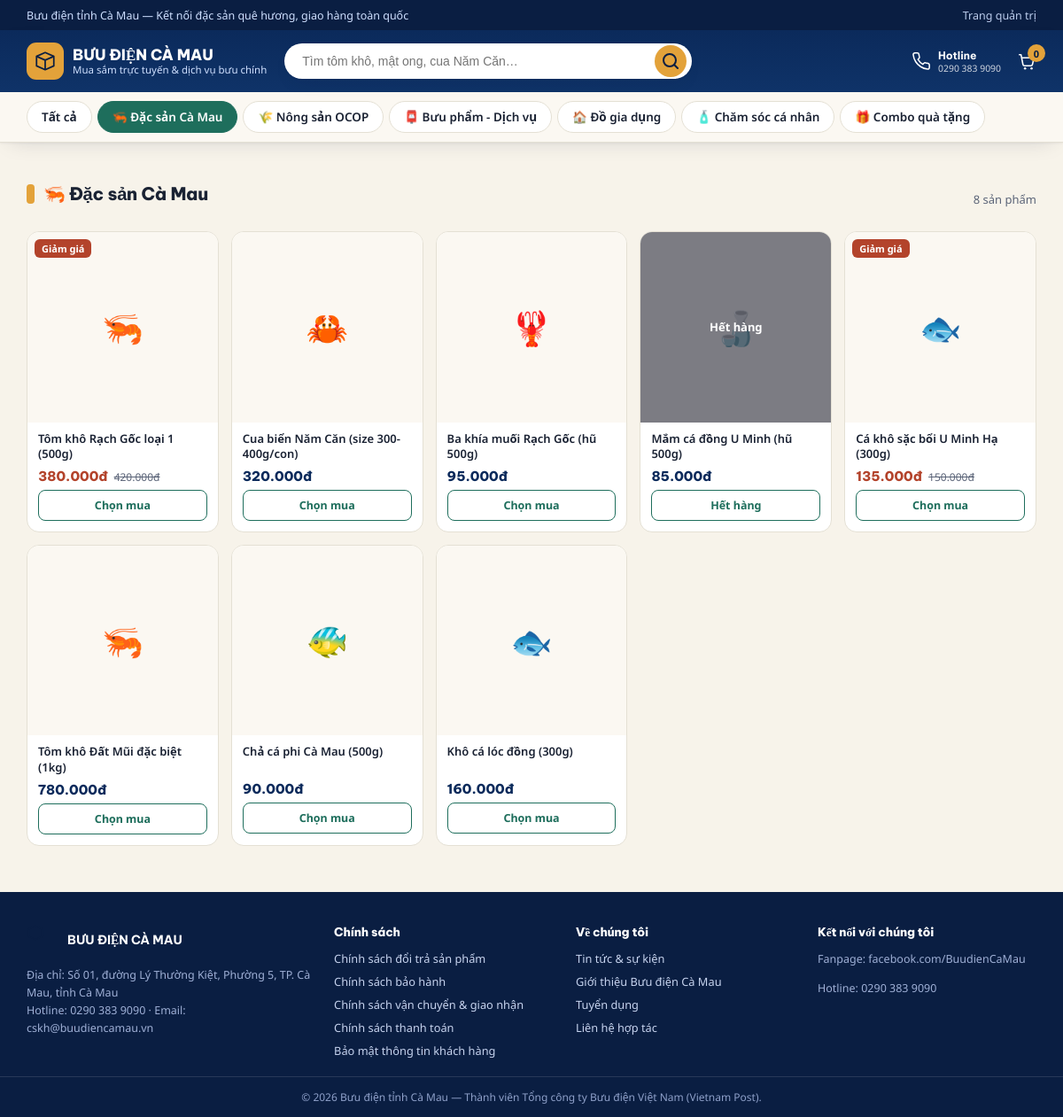
The app's page /category.php?slug=dac-san-ca-mau with its own data.
### tables this page shows
CREATE TABLE IF NOT EXISTS settings (
  id INT PRIMARY KEY,
  site_name VARCHAR(200) NOT NULL DEFAULT 'Bưu điện tỉnh Cà Mau',
  hotline VARCHAR(50) NOT NULL DEFAULT '',
  address VARCHAR(300) NOT NULL DEFAULT '',
  email VARCHAR(150) NOT NULL DEFAULT '',
  fanpage VARCHAR(200) NOT NULL DEFAULT '',
  banner_text VARCHAR(300) NOT NULL DEFAULT ''
);

CREATE TABLE IF NOT EXISTS categories (
  id INT AUTO_INCREMENT PRIMARY KEY,
  name VARCHAR(150) NOT NULL,
  slug VARCHAR(150) NOT NULL UNIQUE,
  icon VARCHAR(10) NOT NULL DEFAULT '🏷️',
  sort_order INT NOT NULL DEFAULT 0,
  created_at DATETIME NOT NULL DEFAULT CURRENT_TIMESTAMP
);

CREATE TABLE IF NOT EXISTS products (
  id INT AUTO_INCREMENT PRIMARY KEY,
  category_id INT NULL,
  name VARCHAR(255) NOT NULL,
  slug VARCHAR(255) NOT NULL UNIQUE,
  price DECIMAL(12,0) NOT NULL DEFAULT 0,
  sale_price DECIMAL(12,0) NOT NULL DEFAULT 0,
  stock INT NOT NULL DEFAULT 0,
  image VARCHAR(255) NULL,
  icon VARCHAR(10) NOT NULL DEFAULT '📦',
  description TEXT NULL,
  status ENUM('active','hidden') NOT NULL DEFAULT 'active',
  created_at DATETIME NOT NULL DEFAULT CURRENT_TIMESTAMP,
  updated_at DATETIME NOT NULL DEFAULT CURRENT_TIMESTAMP ON UPDATE CURRENT_TIMESTAMP,
  CONSTRAINT fk_products_category FOREIGN KEY (category_id) REFERENCES categories(id) ON DELETE SET NULL,
  INDEX idx_products_category (category_id),
  INDEX idx_products_status (status)
);

### init.php (called while the page is built, shortened)
<?php
require_once __DIR__ . '/functions.php';
function cart_count() {
    return array_sum($_SESSION['cart']);
}

### functions.php (the view, shortened to what this page needs)
<?php
function e($s) {
    return htmlspecialchars((string)$s, ENT_QUOTES, 'UTF-8');
}
function money($n) {
    $n = (float)$n;
    return number_format($n, 0, ',', '.') . 'đ';
}
function image_url($relPath) {
    return $relPath ? UPLOAD_URL . '/' . $relPath : null;
}
function render_product_card(array $p) {
    $oos = ((int)$p['stock']) <= 0;
    $hasSale = (float)$p['sale_price'] > 0;
    $img = image_url($p['image']);
    $thumb = $img ? '<img src="' . e($img) . '" alt="' . e($p['name']) . '">' : e($p['icon']);
    $priceHtml = $hasSale
        ? '<span class="price">' . money($p['sale_price']) . '</span><span class="old">' . money($p['price']) . '</span>'
        : '<span class="price solo">' . money($p['price']) . '</span>';
    ob_start(); ?>
    <div class="card">
      <a class="thumb" href="product.php?id=<?= (int)$p['id'] ?>">
        <?= $thumb ?>
        <?php if ($hasSale): ?><span class="badge">Giảm giá</span><?php endif; ?>
        <?php if ($oos): ?><div class="oos">Hết hàng</div><?php endif; ?>
      </a>
      <div class="body">
        <a class="name" href="product.php?id=<?= (int)$p['id'] ?>"><?= e($p['name']) ?></a>
        <div class="prices"><?= $priceHtml ?></div>
        <?php if ($oos): ?>
          <button class="buy" disabled>Hết hàng</button>
        <?php else: ?>
          <form method="post" action="cart.php">
            <button type="submit" class="buy">Chọn mua</button>
          </form>
        <?php endif; ?>
      </div>
    </div>
    <?php return ob_get_clean();
}

### header.php (shortened to what this page needs)
<?php
$__settings = $pdo->query('SELECT * FROM settings WHERE id = 1')->fetch() ?: [];
$__cats = $pdo->query('SELECT * FROM categories ORDER BY sort_order, name')->fetchAll();
$__cartCount = cart_count();
?><!DOCTYPE html>
<html lang="vi">
<head>
<link rel="stylesheet" href="assets/css/style.css">
</head>
<body>
<div class="utilitybar">
  <div class="wrap">
    <div><?= e($__settings['banner_text'] ?? '') ?></div>
    <div><a href="admin/login.php">Trang quản trị</a></div>
  </div>
</div>
<header class="site">
  <div class="wrap headrow">
    <a class="brand" href="index.php">
      <div class="mark">
        <svg viewBox="0 0 24 24" fill="none"><path d="M3 7l9-4 9 4v10l-9 4-9-4V7z" stroke="#0A1E42" stroke-width="1.6" stroke-linejoin="round"/><path d="M3 7l9 4 9-4M12 11v10" stroke="#0A1E42" stroke-width="1.6" stroke-linejoin="round"/></svg>
      </div>
      <div class="txt">
        <b>BƯU ĐIỆN CÀ MAU</b>
        <span>Mua sắm trực tuyến &amp; dịch vụ bưu chính</span>
      </div>
    </a>
    <form class="searchbox" action="search.php" method="get">
      <input type="text" name="q" placeholder="Tìm tôm khô, mật ong, cua Năm Căn…" value="<?= e($_GET['q'] ?? '') ?>">
      <button type="submit" aria-label="Tìm kiếm">
        <svg viewBox="0 0 24 24" fill="none"><circle cx="11" cy="11" r="7" stroke="#0A1E42" stroke-width="2"/><path d="M20 20l-3.5-3.5" stroke="#0A1E42" stroke-width="2" stroke-linecap="round"/></svg>
      </button>
    </form>
    <div class="headicons">
      <div class="hicon">
        <div><b>Hotline</b><small><?= e($__settings['hotline'] ?? '') ?></small></div>
      </div>
      <a class="hicon" href="cart.php" aria-label="Giỏ hàng">
        <svg viewBox="0 0 24 24" fill="none"><path d="M3 4h2l2.4 12.1a2 2 0 0 0 2 1.6h7.7a2 2 0 0 0 2-1.6L21 8H6" stroke="#fff" stroke-width="1.7" stroke-linecap="round" stroke-linejoin="round"/><circle cx="10" cy="21" r="1.4" fill="#fff"/><circle cx="18" cy="21" r="1.4" fill="#fff"/></svg>
        <span class="num tnum"><?= (int)$__cartCount ?></span>
      </a>
    </div>
  </div>
  <nav class="catnav">
    <div class="wrap">
      <a class="catchip <?= empty($_GET['cat']) && basename($_SERVER['SCRIPT_NAME'])==='index.php' ? 'active':'' ?>" href="index.php">Tất cả</a>
      <?php foreach ($__cats as $c): ?>
        <a class="catchip <?= (($_GET['slug'] ?? '')===$c['slug']) ? 'active':'' ?>" href="category.php?slug=<?= urlencode($c['slug']) ?>"><?= e($c['icon']) ?> <?= e($c['name']) ?></a>
      <?php endforeach; ?>
    </div>
  </nav>
</header>

### category.php (shortened to what this page needs)
<?php
require_once __DIR__ . '/includes/init.php';
$slug = $_GET['slug'] ?? '';
$stmt = $pdo->prepare('SELECT * FROM categories WHERE slug = ?');
$stmt->execute([$slug]);
$cat = $stmt->fetch();
$perPage = 20;
$page = max(1, (int)($_GET['page'] ?? 1));
$offset = ($page - 1) * $perPage;
$countStmt = $pdo->prepare("SELECT COUNT(*) FROM products WHERE category_id = ? AND status='active'");
$countStmt->execute([$cat['id']]);
$total = (int)$countStmt->fetchColumn();
$stmt = $pdo->prepare("SELECT * FROM products WHERE category_id = ? AND status='active' ORDER BY created_at DESC LIMIT $perPage OFFSET $offset");
$stmt->execute([$cat['id']]);
$items = $stmt->fetchAll();
require __DIR__ . '/includes/header.php';
?>
<div class="wrap section">
  <div class="sec-head">
    <h1><span class="dot"></span><?= e($cat['icon']) ?> <?= e($cat['name']) ?></h1>
    <span style="color:var(--ink-dim);font-size:13px;"><?= $total ?> sản phẩm</span>
  </div>
  <?php if (!$items): ?>
    <div class="emptystate">Danh mục này chưa có sản phẩm nào.</div>
  <?php else: ?>
    <div class="grid">
      <?php foreach ($items as $p) echo render_product_card($p); ?>
    </div>
  <?php endif; ?>
</div>
<?php require __DIR__ . '/includes/footer.php'; ?>

### footer.php (shortened to what this page needs)
<footer class="site">
  <div class="wrap">
    <div>
      <div class="fbrand">
        <div class="mark" style="width:36px;height:36px;border-radius:9px;"><svg viewBox="0 0 24 24" fill="none" style="width:20px;height:20px;"><path d="M3 7l9-4 9 4v10l-9 4-9-4V7z" stroke="#0A1E42" stroke-width="1.6" stroke-linejoin="round"/></svg></div>
        <b style="color:#fff;font-family:'Be Vietnam Pro';font-size:14px;">BƯU ĐIỆN CÀ MAU</b>
      </div>
      <p>Địa chỉ: <?= e($__settings['address'] ?? '') ?><br>
      Hotline: <?= e($__settings['hotline'] ?? '') ?> · Email: <?= e($__settings['email'] ?? '') ?></p>
    </div>
    <div>
      <h4>Chính sách</h4>
      <ul>
        <li>Chính sách đổi trả sản phẩm</li>
        <li>Chính sách bảo hành</li>
        <li>Chính sách vận chuyển &amp; giao nhận</li>
        <li>Chính sách thanh toán</li>
        <li>Bảo mật thông tin khách hàng</li>
      </ul>
    </div>
    <div>
      <h4>Về chúng tôi</h4>
      <ul>
        <li><a href="news.php">Tin tức &amp; sự kiện</a></li>
        <li>Giới thiệu Bưu điện Cà Mau</li>
        <li>Tuyển dụng</li>
        <li>Liên hệ hợp tác</li>
      </ul>
    </div>
    <div>
      <h4>Kết nối với chúng tôi</h4>
      <p>Fanpage: <?= e($__settings['fanpage'] ?? '') ?></p>
      <p>Hotline: <?= e($__settings['hotline'] ?? '') ?></p>
    </div>
  </div>
  <div class="foot-bottom">© <?= date('Y') ?> Bưu điện tỉnh Cà Mau — Thành viên Tổng công ty Bưu điện Việt Nam (Vietnam Post).</div>
</footer>
</body>
</html>

### records on screen
settings: banner_text "Bưu điện tỉnh Cà Mau — Kết nối đặc sản quê hương, giao hàng toàn quốc", hotline "0290 383 9090", address "Số 01, đường Lý Thường Kiệt, Phường 5, TP. Cà Mau, tỉnh Cà Mau", email "cskh@buudiencamau.vn", fanpage "facebook.com/BuudienCaMau"
categories: icon "🦐", name "Đặc sản Cà Mau"
categories: icon "🌾", name "Nông sản OCOP"
categories: icon "📮", name "Bưu phẩm - Dịch vụ"
categories: icon "🏠", name "Đồ gia dụng"
categories: icon "🧴", name "Chăm sóc cá nhân"
categories: icon "🎁", name "Combo quà tặng"
products: icon "🦐", shows "Giảm giá", name "Tôm khô Rạch Gốc loại 1 (500g)", sale_price "380.000đ", price "420.000đ"
products: icon "🦀", name "Cua biển Năm Căn (size 300-400g/con)", price "320.000đ"
products: icon "🦞", name "Ba khía muối Rạch Gốc (hũ 500g)", price "95.000đ"
products: icon "🍶", stock "Hết hàng", name "Mắm cá đồng U Minh (hũ 500g)", price "85.000đ"
products: icon "🐟", shows "Giảm giá", name "Cá khô sặc bổi U Minh Hạ (300g)", sale_price "135.000đ", price "150.000đ"
products: icon "🦐", name "Tôm khô Đất Mũi đặc biệt (1kg)", price "780.000đ"
products: icon "🐠", name "Chả cá phi Cà Mau (500g)", price "90.000đ"
products: icon "🐟", name "Khô cá lóc đồng (300g)", price "160.000đ"

### other values on screen
$__cartCount "0"
$total "8"
